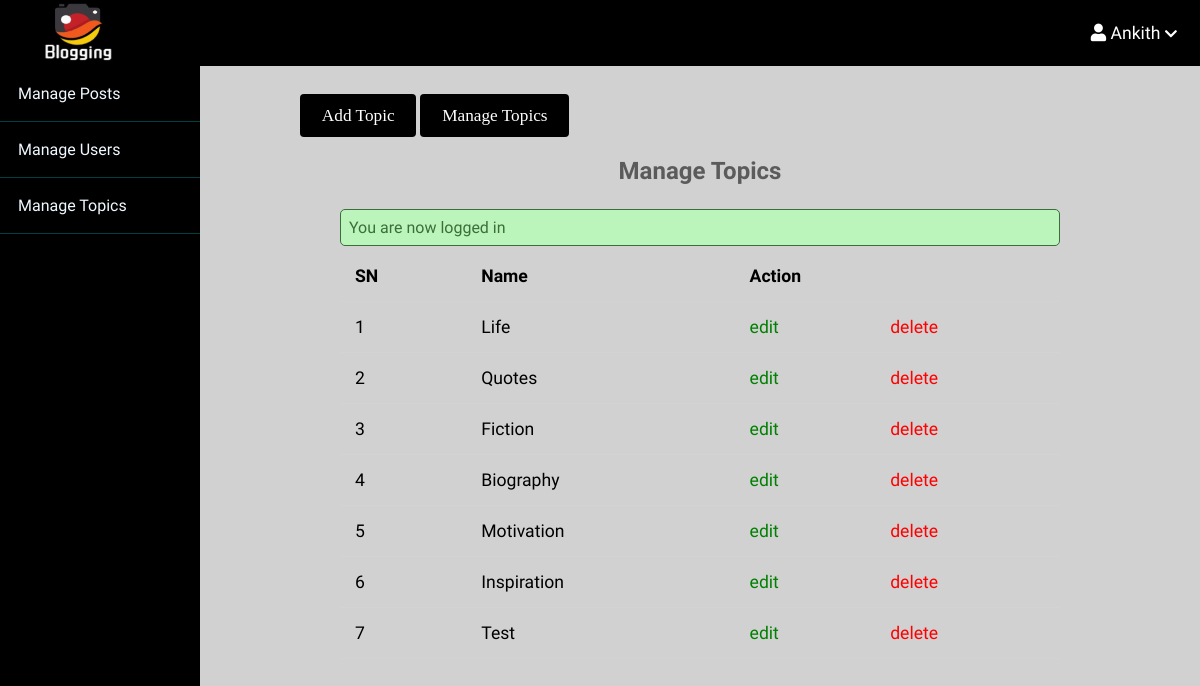
/admin/topics/index.php (signed in), run on the app's committed database.
### tables this page shows
CREATE TABLE `topics` (
  `id` int(11) NOT NULL,
  `name` varchar(100) NOT NULL,
  `description` text NOT NULL
);

### app/controllers/topics.php (called while the page is built, shortened)
<?php
include(ROOT_PATH . "/app/database/db.php");
$table = 'topics';
$topics = selectAll($table);

### app/database/db.php (called while the page is built, shortened)
<?php
require('connect.php');
function selectAll($table, $conditions = [])
{
    global $conn;
    $sql = "SELECT * FROM $table";
    if (empty($conditions)) {
        $stmt = $conn->prepare($sql);
        $stmt->execute();
        $records = $stmt->get_result()->fetch_all(MYSQLI_ASSOC);
        return $records;
    }
}

### admin/topics/index.php (the view, shortened to what this page needs)
<?php include(ROOT_PATH . "/app/controllers/topics.php");
?>
<!DOCTYPE html>
<html lang="en">
    <head>
        <link rel="stylesheet"
            href="https://use.fontawesome.com/releases/v5.7.2/css/all.css"
>
        <link rel="stylesheet" href="../../assets/css/style.css">
        <link rel="stylesheet" href="../../assets/css/admin.css">
    </head>
    <body>
    <?php include(ROOT_PATH . "/app/includes/adminHeader.php"); ?>
        <div class="admin-wrapper">
        <?php include(ROOT_PATH . "/app/includes/adminSidebar.php"); ?>
            <div class="admin-content">
                <div class="button-group">
                    <a href="create.php" class="btn btn-big">Add Topic</a>
                    <a href="index.php" class="btn btn-big">Manage Topics</a>
                </div>
                <div class="content">
                    <h2 class="page-title">Manage Topics</h2>
                    <?php include(ROOT_PATH . "/app/includes/messages.php"); ?>
                    <table>
                        <thead>
                            <th>SN</th>
                            <th>Name</th>
                            <th colspan="2">Action</th>
                        </thead>
                        <tbody>
                            <?php foreach ($topics as $key => $topic): ?>
                               <tr>
                                    <td><?php echo $key + 1; ?></td>
                                    <td><?php echo $topic['name']; ?></td>
                                    <td><a href="edit.php?id=<?php echo $topic['id']; ?>" class="edit">edit</a></td>
                                    <td><a href="index.php?del_id=<?php echo $topic['id']; ?>" class="delete">delete</a></td>
                                </tr>
                            <?php endforeach; ?>
                        </tbody>
                    </table>
                </div>
            </div>
        </div>
    </body>
</html>

### assets/css/style.css (style rules this page uses)
* { box-sizing: border-box }
html, body { height: 100%; padding: 0px; margin: 0px; background-color: rgb(209 209 209); font-family: 'Acme'; }
h1, h2, h3, h4, h5, h6 { font-family: 'Trade winds'; color: #5c5b5b; margin: 5px; }
a { text-decoration: none; color: inherit; }
.btn { padding: 0.5rem 1rem; background: #000000; color: white; border: 1px solid transparent; border-radius: 0.25rem; font-size: 1.08em; font-family: 'Lora', serif; }
.btn-big { padding: 0.7rem 1.3rem; line-height: 1.3rem; }
.content { width: 90%; margin: 30px auto 30px; }

### assets/css/admin.css (style rules this page uses)
.admin-wrapper { display: flex; height: calc(100% - 66px); }
.admin-wrapper .admin-content { flex: 8; height: 100%; padding: 40px 100px 100px; overflow-y: scroll; }
.admin-content .page-title { text-align: center; margin-bottom: 1.5rem; }
table { width: 100%; border-collapse: collapse; font-size: 1.1rem; }
th, td { padding: 15px; text-align: left; border-bottom: 1px solid #d3d3d3; }
.edit { color: green; }
.delete { color: red; }

### data on the page
topics: name "Life"
topics: name "Quotes"
topics: name "Fiction"
topics: name "Biography"
topics: name "Motivation"
topics: name "Inspiration"
topics: name "Test"

### other printed values
$_SESSION['username'] "Ankith"
$_SESSION['message'] "You are now logged in"
